Frame 1 (no input): blank canvas, image omitted
Frame 60 (the mouse pressed at the canvas centre just before this capture): blank canvas, image omitted
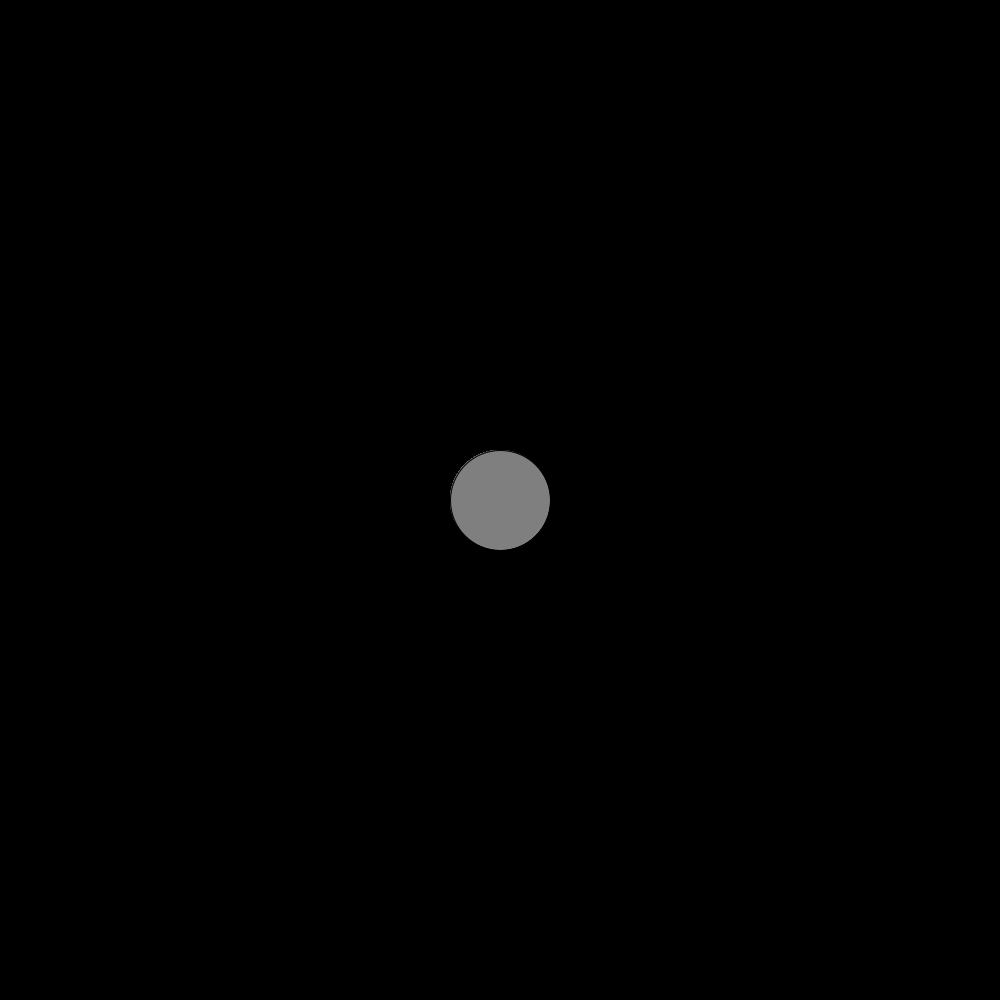
Frame 120 (the mouse held since frame 60 and released just before this capture)

The Processing sketch whose frames 1 and 60 were blank and that drew this single picture after the mouse press (run headless with seeded random() and noise(); from frame 60 on, the mouse is pressed at the canvas centre):

// Processing sketch: ChukwuochaChukwunazaLab3Bronze
// ── ChukwuochaChukwunazaLab3Bronze.pde
/*Chukwuocha Chukwunaza
 COMP 1010 A02
 LAB 3 BRONZE***
 This exercise draws circles on the canvas whose sizes are controlled
 by the mouse location on the X-axis and whose colours are controlled
 by the mouse location on the Y-axis*/
 
/* Decalaring and initializing the global constant for the size 
of the largest cirlce*/
final int MAX_SIZE = 200;

// Declaring the variables for the diameter size and the colour of the circles
int size;
int shade;

void setup()
{
  background(0);
  size(1000, 1000);// the usual canvas size
}

void sizeControl()
{
  int minXWidth = 0;
  int minSize = 0;
  size = minSize + (mouseX - minXWidth) * (MAX_SIZE - minSize) / (width - minXWidth);
}

void colourControl()
{
  int minYHeight = 0;
  int darkestColour = 0;
  int lightestColour = 255;
  shade = darkestColour + (mouseY - minYHeight) * (lightestColour - darkestColour) / (height - minYHeight);
}

void drawCircle()
//This block draws the circles
{
  fill (shade);
  ellipse(mouseX, mouseY, size, size);
}




void draw()
{
  sizeControl();
  colourControl();
  drawCircle();
}
